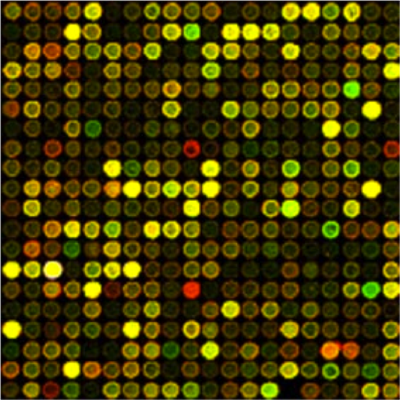
#> input picture exploring/first_topics/microarray_reading/microarray.png, 400 x 400 px, found by its file name
$ jupyter execute first_attempt.ipynb
#> lines starting #> are read from the running program, lines starting #| are printed output that depends on the picture
# Notes
* Something to look into in the future is detecting the actual illuminated region with some clustering method
    * Perhaps with `DBSCAN`, or some `opencv` method like blob detection.

[cell 1]
import numpy as np
import matplotlib.pyplot as plt
import PIL
from PIL import Image, ImageOps
from sklearn.cluster import DBSCAN
import numpy
from sklearn import preprocessing
#numpy.set_printoptions(threshold=sys.maxsize)

plt.rcParams['font.family']='serif'
#plt.style.use('dark_background')

[cell 2]
image = Image.open(r'C:\Users\Research\Documents\GitHub\genomics\exploring\first_topics\microarray_reading\microarray.png')
#> image is the input picture: PIL image 400x400 RGBA; mean R, G, B, A 64.5, 55.8, 1.2, 254


image = ImageOps.grayscale(image)
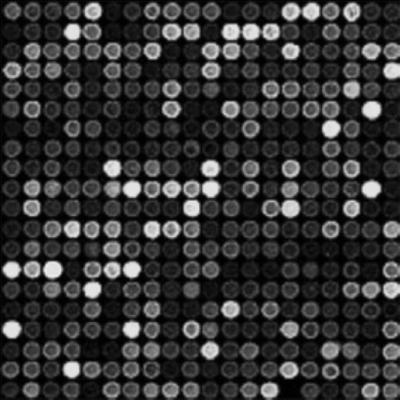
#> image: PIL image 400x400 L; min 0, max 238, mean 52.2

print(image.format)
#| None
print(image.size)
#| (400, 400)
print(image.mode)
#| L

plt.imshow(image,cmap='Greys_r')
plt.title('DNA Microarray Well')
plt.show()

[cell 3]
fig, ax = plt.subplots(figsize=(4,4))

'''
for i in np.arange(0,5,0.5):
    plt.axvline(x=i,lw=1,c='white')
    plt.axhline(y=i,lw=1,c='white')
'''
plt.axis('off')

x, y = image.size
#> x = 400; y = 400

xs = np.arange(0,x,20)
#> xs = 20 values from 0 to 380

for i in xs:
    ax.axvline(i,c='white',lw=1)
    ax.axhline(i,c='white',lw=1)

plt.imshow(image,cmap='Greys_r')

#plt.savefig('image.png', bbox_inches='tight',pad_inches = 0)
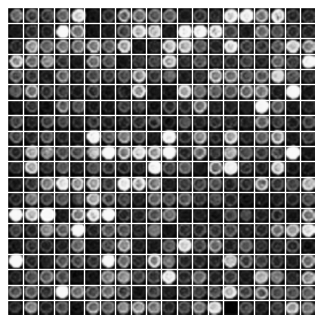
#> figure drawn by matplotlib, 1 panel

[cell 4]
cell = image.crop((0,0,20,20))
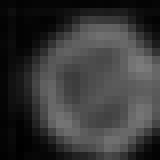
#> cell: PIL image 20x20 L (shown 8 times larger); min 0, max 124, mean 55.1
plt.imshow(cell,cmap='Greys_r')

[cell 5]
cell_arr = np.array(cell)
print(cell_arr.shape)
#| (20, 20)
print(cell_arr[0:2])
#| [[ 5  6  3  4  5  5  5  5  5  4  4  4  5  4  5  7  7  4  4  6]
#|  [ 7 14  6  9 10 10 10 13 17 20 26 28 29 27 29 29 20 13 10 10]]
print(np.mean(cell_arr))
#| 55.06

[cell 6]
x_bounds = np.arange(0,x,20)
#> x_bounds = 20 values from 0 to 380
y_bounds = x_bounds
#> y_bounds = 20 values from 0 to 380

means = np.array([])

for x_index, x_bound in enumerate(x_bounds):
    for y_index, y_bound in enumerate(y_bounds):

        mean = np.mean(image.crop((x_bound,
                                   y_bound,
                                   x_bound+20,
                                   y_bound+20)))

        means = np.append(means,mean)

means = (means-np.mean(means))/np.std(means)

[cell 7]
plt.style.use('seaborn-muted')
plt.rcParams['font.family']='serif'
plt.hist(means)
plt.xlabel('Standardized Cell Luminance')
plt.ylabel('Count')
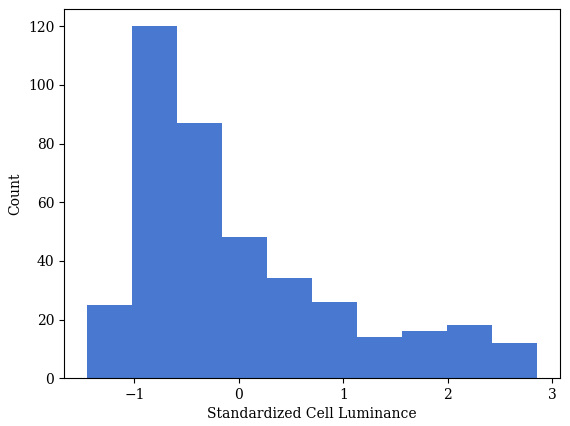
#> figure drawn by matplotlib, 1 panel; tallest bar 120 high, from x = -1.03 to -0.595
